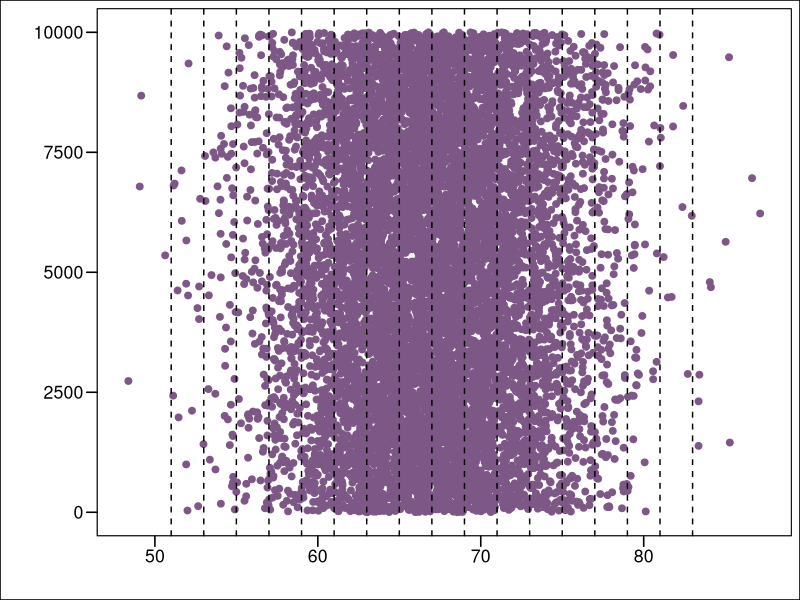
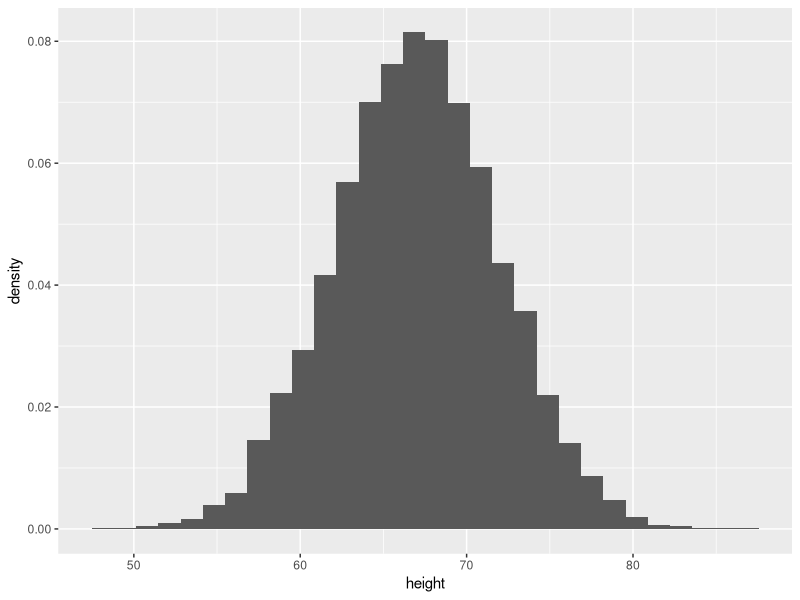
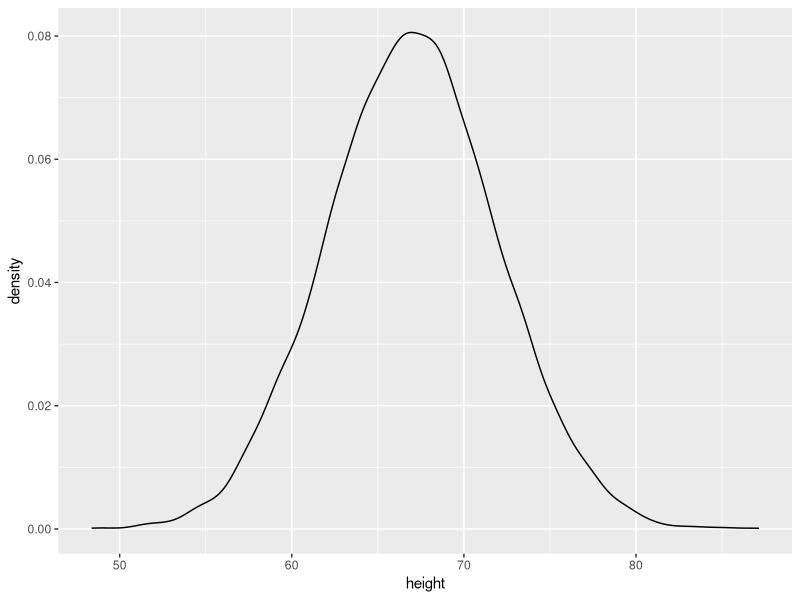
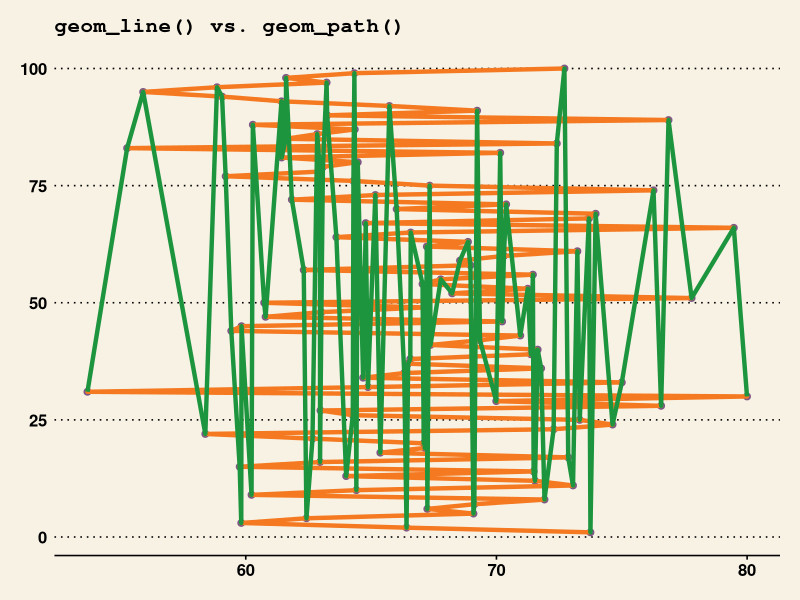

The R script that drew these images, in order:
## ---- chunk 1
knitr::opts_chunk$set(cache = TRUE)
## ---- chunk 2
# doing bayesian data analysis a tutorial with R JAGS  
# P79
# scatterplot

# 产生模拟身高随机数
library(ggplot2)
library(ggthemes)
N <- 10000  # 
height <- rnorm(N, mean=67, sd=5)
data <- data.frame(x = 1:N, height)
ggplot(data, aes(x=height, y=x)) + geom_point(color = "#7d5886", size = 2) +
  geom_vline(xintercept = seq(51, 83, by = 2), linetype = 2) +
  ylab("") + xlab("") +
  theme_base()

ggplot(data) + geom_histogram(aes(x = height, y = ..density..))
ggplot(data) + geom_density(aes(x = height))
####################

N <- 100  # 
height <- rnorm(N, mean=67, sd=5)
data <- data.frame(x = 1:N, height)
ggplot(data, aes(x=height, y=x)) + geom_point(color = "#7d5886", size = 2)+
  geom_path(color = "#f47920", size = 1.5) + 
  geom_line(color = "#1d953f", size = 1.5) +
  ggtitle(label = "geom_line() vs. geom_path()") +
  theme_wsj() +
  theme(plot.title = element_text(size = 15))
